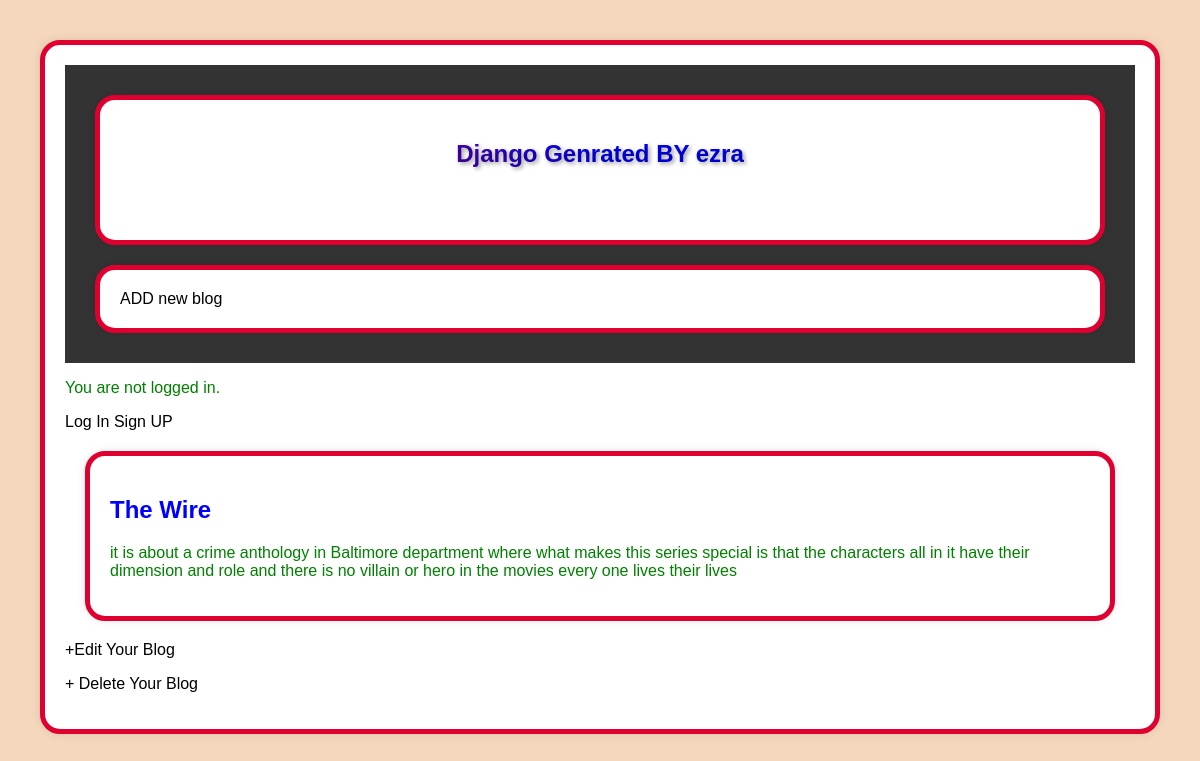
Screenshot of /post/3/ with the database file from the repository.
### blog/models.py (models this page shows, shortened)
class Post(models.Model):
    title = models.CharField(max_length=200)
    author = models.ForeignKey(
            "auth.User",
            on_delete=models.CASCADE,
    )
    body = models.TextField()

### blog/views.py (the view)
# urls.py: path("post/<int:pk>/", BlogDetailView.as_view(), name="post_detail"),
class BlogDetailView(DetailView):
    model = Post
    template_name = "post_detail.html"

### templates/post_detail.html
{% extends "base.html" %}
{% block content %}
<div class="post-entry">
	<h2>{{ object.title }}</h2>
	<p>{{ object.body }}</p>
</div>
<p><a href="{% url 'post_edit' post.pk %}">+Edit Your Blog</a></p>
<p><a href="{% url 'post_delete' post.pk %}">+ Delete Your Blog</a></p>
{% endblock content %}

### static/css/origin.css (style rules this page uses)
body { margin: 10; padding: 10; font-family: Arial, sans-serif; background-color: #F5D7BD; color: #0000FF; }
p { color: #008000; }
div { margin: 20px; padding: 20px; background-color: #ffffff; box-shadow: 0px 0px 10px rgba(0, 0, 0, 0.1); }
a { color: #000000; text-decoration: none; }
div { border: 5px solid #DF0030; border-radius: 20px; background: linear-gradient(45deg, #FFFF00; , #E9967A); animation: gradient-animation 5s ease-in-out infinite; }

### rows the page displays
Post: title "The Wire", body "it is about a crime anthology in Baltimore department where what makes this series special is that the characters all in it have their dimension and role and there is no villain or hero in the movies every one lives their lives"
